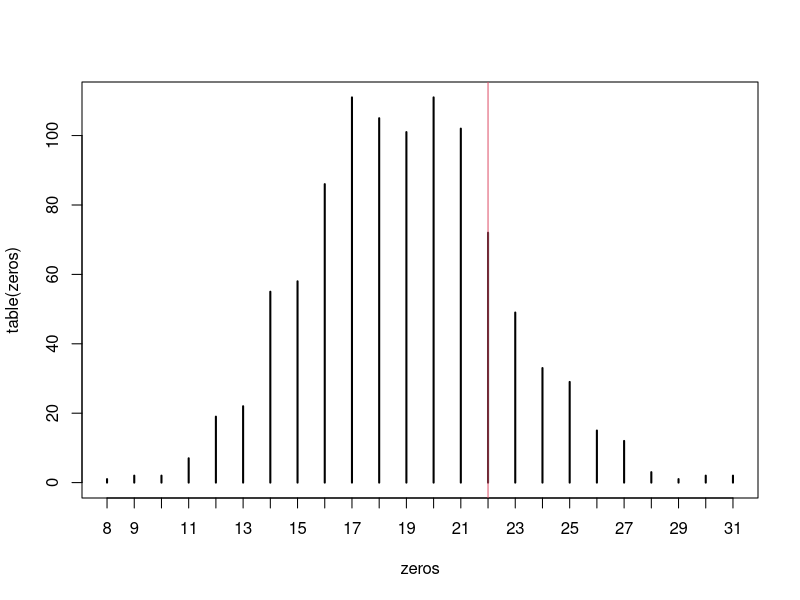

Recreate this plot in R.
library(lme4)


### Name: simulate.merMod
### Title: Simulate Responses From 'merMod' Object
### Aliases: simulate.merMod simulate.formula .simulateFun

### ** Examples

## test whether fitted models are consistent with the
##  observed number of zeros in CBPP data set:
gm1 <- glmer(cbind(incidence, size - incidence) ~ period + (1 | herd),
             data = cbpp, family = binomial)
gg <- simulate(gm1,1000)
zeros <- sapply(gg,function(x) sum(x[,"incidence"]==0))
plot(table(zeros))
abline(v=sum(cbpp$incidence==0),col=2)
##
## simulate from a non-fitted model; in this case we are just
## replicating the previous model, but starting from scratch
params <- list(theta=0.5,beta=c(2,-1,-2,-3))
simdat <- with(cbpp,expand.grid(herd=levels(herd),period=factor(1:4)))
simdat$size <- 15
simdat$incidence <- sample(0:1,size=nrow(simdat),replace=TRUE)
form <- formula(gm1)[-2]  ## RHS of equation only
simulate(form,newdata=simdat,family=binomial,
    newparams=params)
## simulate from negative binomial distribution instead
simulate(form,newdata=simdat,family=negative.binomial(theta=2.5),
    newparams=params)
